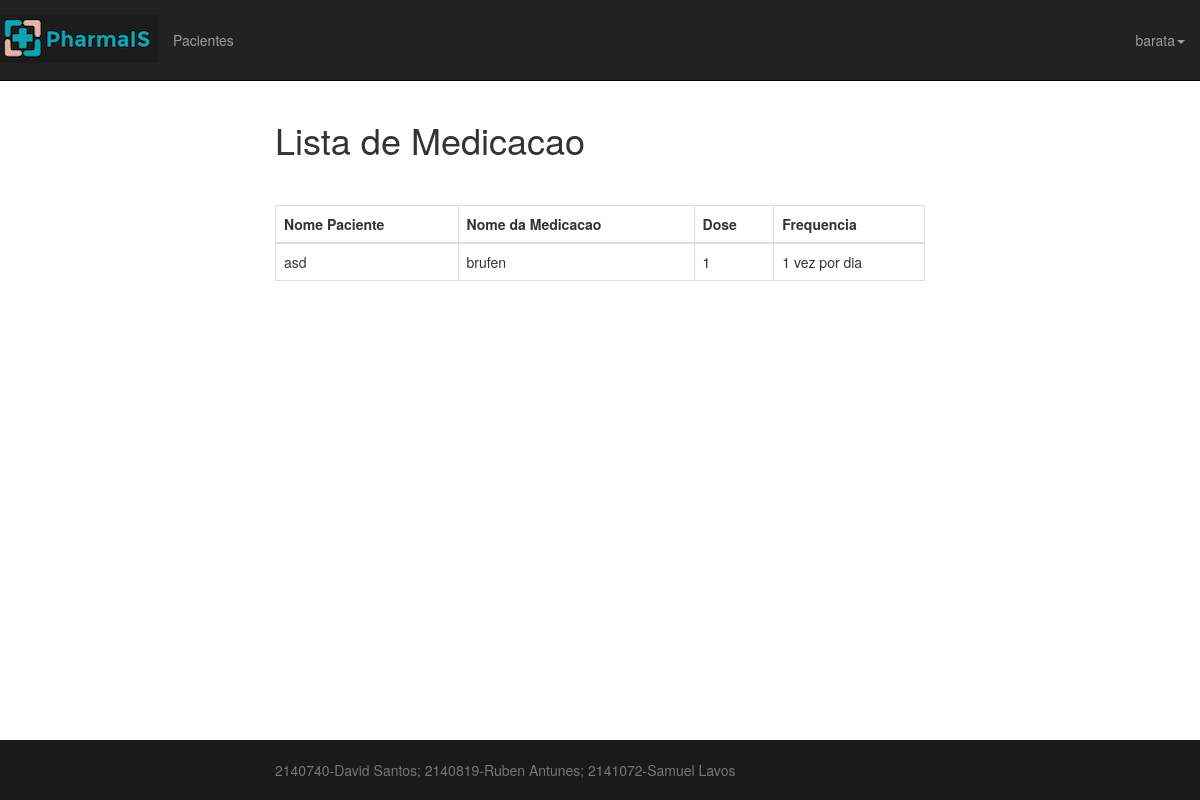
The app's page /Site/medicacao_list.php?id=2 (signed in) with its own data.
### tables this page shows
CREATE TABLE IF NOT EXISTS `medicamento` (
  `id` int(10) NOT NULL AUTO_INCREMENT,
  `nome` varchar(128) NOT NULL,
  `dose` varchar(12) NOT NULL,
  `frequencia` varchar(20) NOT NULL,
  `m_paciente_id` int(11) NOT NULL,
  PRIMARY KEY (`id`)
);

CREATE TABLE IF NOT EXISTS `paciente` (
  `id` int(10) NOT NULL AUTO_INCREMENT,
  `nomeP` varchar(128) NOT NULL,
  `moradaP` varchar(256) NOT NULL,
  `snsP` varchar(9) NOT NULL,
  `dataNascimP` date NOT NULL,
  PRIMARY KEY (`id`),
  UNIQUE KEY `sns` (`snsP`)
);

### Site/medicacao_list.php (called while the page is built, shortened)
<?php
	require_once("model/medicacao.model.php");
	$consulta_paciente_id = $_GET["id"];
	$medicacao = listarMedicacao($consulta_paciente_id);
	require("view/top.template.php");
	require("view/medicacao_form_list.php");
	require("view/bottom.template.php");

### Site/inc/db.php (called while the page is built)
<?php
function db(){
	global $_ApplicationDBConnection;
	if (isset($_ApplicationDBConnection))
		return $_ApplicationDBConnection;
	$maquina = "localhost";
	$utilizador = "root";
	$senha="";
	$bd="dbis";
	$_ApplicationDBConnection = @new mysqli($maquina, $utilizador, $senha, $bd);
	return $_ApplicationDBConnection;
}

### Site/model/medicacao.model.php (called while the page is built, shortened)
<?php
require_once("inc/db.php");
function listarMedicacao($m_paciente_id)
{
	$query = "SELECT m.nome, m.dose, m.frequencia, m.m_paciente_id, p.nomeP ".
	         "FROM medicamento m JOIN paciente p ON m.m_paciente_id=p.id ".
	         "WHERE m.m_paciente_id=?";
	$stmt= db()->prepare($query);
	$stmt->bind_param("i",$m_paciente_id);
	$stmt->execute();
	$result = $stmt->get_result();
	return $result->fetch_all(MYSQL_ASSOC);
}

### Site/view/medicacao_form_list.php (the view, shortened to what this page needs)
<fieldset>
    <div class="form-group">
		<div>
		</div>
	</div>
	<table class="table table-bordered">
		<thead>
	  		<tr>
	  			<th>Nome Paciente</th>
				<th>Nome da Medicacao</th>
				<th>Dose</th>
				<th>Frequencia</th>
			</tr>
		</thead>
		<tbody>
		 	<?php
		 		foreach ($medicacao as $linha) {
					echo "\n<tr>";
					echo "<td>".$linha['nomeP']."</td>";
					echo "<td>".$linha['nome']."</td>";
					echo "<td>".$linha['dose']."</td>";
					echo "<td>".$linha['frequencia']."</td>";
				?>
					</tr>
		    <?php } ?>
		</tbody>
	</table>
</div>

### Site/css/logo-nav.css (style rules this page uses)
body { padding-top: 70px; }
@media (min-width:768px) { body { padding-top: 100px; } }

### Site/css/custom.css (style rules this page uses)
html { position: relative; min-height: 100%; }
body { margin-bottom: 60px; }

### records on screen
medicamento: paciente.nomeP "asd", nome "brufen", dose "1", frequencia "1 vez por dia"

### other values on screen
getUserInfo()['name'] "barata"
$tituloPagina "Lista de Medicacao"
